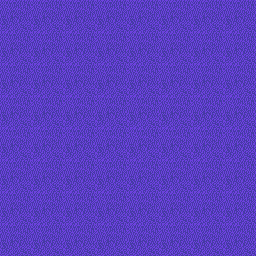

Tiled map render using the project's own tile images. Description and the map definition, with tile-layer contents summarised, below:
An orthogonal 8x8 tile map with 32x32 px tiles, 2 tile layers (moquette, Calque de Tile 1), 1 hidden layer not drawn, 3 tilesets, 1 image layer and 1 object (PlayerEntity).

<map version="1.0" orientation="orthogonal" width="8" height="8" tilewidth="32" tileheight="32">
 <tileset firstgid="1" name="min" tilewidth="32" tileheight="32">
  <image source="../tilesets/walls.png" width="256" height="192" />
 </tileset>
 <tileset firstgid="49" name="meta" tilewidth="32" tileheight="32">
  <image source="../tilesets/metaset2.png" width="128" height="96" />
  <tile id="0">
   <properties>
    <property name="type" value="wall" />
   </properties>
  </tile>
  <tile id="1">
   <properties>
    <property name="type" value="box" />
   </properties>
  </tile>
  <tile id="2">
   <properties>
    <property name="type" value="tp1" />
   </properties>
  </tile>
  <tile id="3">
   <properties>
    <property name="type" value="trap" />
   </properties>
  </tile>
  <tile id="4">
   <properties>
    <property name="type" value="pp1" />
   </properties>
  </tile>
  <tile id="5">
   <properties>
    <property name="type" value="pp2" />
   </properties>
  </tile>
  <tile id="6">
   <properties>
    <property name="type" value="pp3" />
   </properties>
  </tile>
  <tile id="7">
   <properties>
    <property name="type" value="tp2" />
   </properties>
  </tile>
  <tile id="8">
   <properties>
    <property name="type" value="ppp1" />
   </properties>
  </tile>
  <tile id="9">
   <properties>
    <property name="type" value="ppp2" />
   </properties>
  </tile>
  <tile id="10">
   <properties>
    <property name="type" value="ppp3" />
   </properties>
  </tile>
 </tileset>
 <tileset firstgid="61" name="moquette" tilewidth="32" tileheight="32">
  <image source="../tilesets/moquette.png" width="96" height="192" />
 </tileset>
 <imagelayer name="Background" width="16" height="16">
  <image source="../images/background.png" />
 </imagelayer>
 <layer name="moquette" width="8" height="8">
  <data>[64 cells, 64 non-empty, 1 distinct tile ids]</data>
 </layer>
 <layer name="Calque de Tile 1" width="8" height="8">
  <data>[64 cells, 64 non-empty, 1 distinct tile ids]</data>
 </layer>
 <layer name="meta" width="8" height="8" visible="0">
  <data>[64 cells, 51 non-empty, 3 distinct tile ids]</data>
 </layer>
 <objectgroup color="#68bd17" name="Player" width="12" height="12">
  <object name="PlayerEntity" x="0" y="32" width="32" height="32">
   <properties>
    <property name="image" value="character" />
    <property name="spriteheight" value="32" />
    <property name="spritewidth" value="32" />
   </properties>
  </object>
 </objectgroup>
</map>
